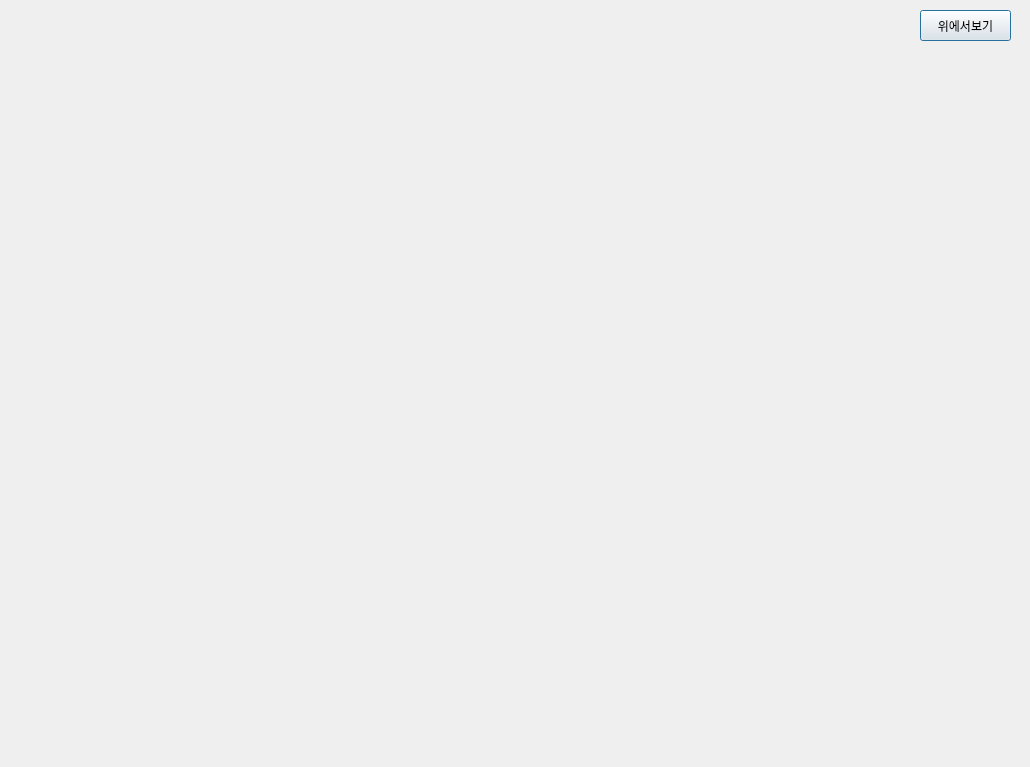
<?xml version="1.0" encoding="UTF-8"?>
<ui version="4.0">
 <class>Dialog</class>
 <widget class="QDialog" name="Dialog">
  <property name="geometry">
   <rect>
    <x>0</x>
    <y>0</y>
    <width>1030</width>
    <height>767</height>
   </rect>
  </property>
  <property name="windowTitle">
   <string>Dialog</string>
  </property>
  <widget class="QPushButton" name="pushButton">
   <property name="geometry">
    <rect>
     <x>920</x>
     <y>10</y>
     <width>91</width>
     <height>31</height>
    </rect>
   </property>
   <property name="text">
    <string>위에서보기</string>
   </property>
  </widget>
  <widget class="QLabel" name="insideCar">
   <property name="geometry">
    <rect>
     <x>10</x>
     <y>0</y>
     <width>1011</width>
     <height>741</height>
    </rect>
   </property>
   <property name="text">
    <string/>
   </property>
   <property name="alignment">
    <set>Qt::AlignCenter</set>
   </property>
  </widget>
  <widget class="QLabel" name="insideCar_4">
   <property name="geometry">
    <rect>
     <x>10</x>
     <y>0</y>
     <width>1011</width>
     <height>741</height>
    </rect>
   </property>
   <property name="text">
    <string/>
   </property>
   <property name="alignment">
    <set>Qt::AlignCenter</set>
   </property>
  </widget>
  <widget class="QLabel" name="insideCar_5">
   <property name="geometry">
    <rect>
     <x>10</x>
     <y>0</y>
     <width>1011</width>
     <height>741</height>
    </rect>
   </property>
   <property name="text">
    <string/>
   </property>
   <property name="alignment">
    <set>Qt::AlignCenter</set>
   </property>
  </widget>
  <widget class="QLabel" name="insideCar_6">
   <property name="geometry">
    <rect>
     <x>10</x>
     <y>0</y>
     <width>1011</width>
     <height>741</height>
    </rect>
   </property>
   <property name="text">
    <string/>
   </property>
   <property name="alignment">
    <set>Qt::AlignCenter</set>
   </property>
  </widget>
  <widget class="QLabel" name="insideCar_7">
   <property name="geometry">
    <rect>
     <x>10</x>
     <y>0</y>
     <width>1011</width>
     <height>741</height>
    </rect>
   </property>
   <property name="text">
    <string/>
   </property>
   <property name="alignment">
    <set>Qt::AlignCenter</set>
   </property>
  </widget>
  <widget class="QLabel" name="video_viewer_label">
   <property name="geometry">
    <rect>
     <x>480</x>
     <y>360</y>
     <width>81</width>
     <height>91</height>
    </rect>
   </property>
   <property name="contextMenuPolicy">
    <enum>Qt::DefaultContextMenu</enum>
   </property>
   <property name="styleSheet">
    <string notr="true"/>
   </property>
   <property name="text">
    <string/>
   </property>
   <property name="alignment">
    <set>Qt::AlignCenter</set>
   </property>
  </widget>
  <widget class="QLabel" name="insideCar_2">
   <property name="geometry">
    <rect>
     <x>10</x>
     <y>0</y>
     <width>1011</width>
     <height>741</height>
    </rect>
   </property>
   <property name="text">
    <string/>
   </property>
   <property name="alignment">
    <set>Qt::AlignCenter</set>
   </property>
  </widget>
  <zorder>video_viewer_label</zorder>
  <zorder>insideCar</zorder>
  <zorder>insideCar_4</zorder>
  <zorder>insideCar_5</zorder>
  <zorder>insideCar_6</zorder>
  <zorder>insideCar_7</zorder>
  <zorder>pushButton</zorder>
 </widget>
 <resources/>
 <connections/>
</ui>
